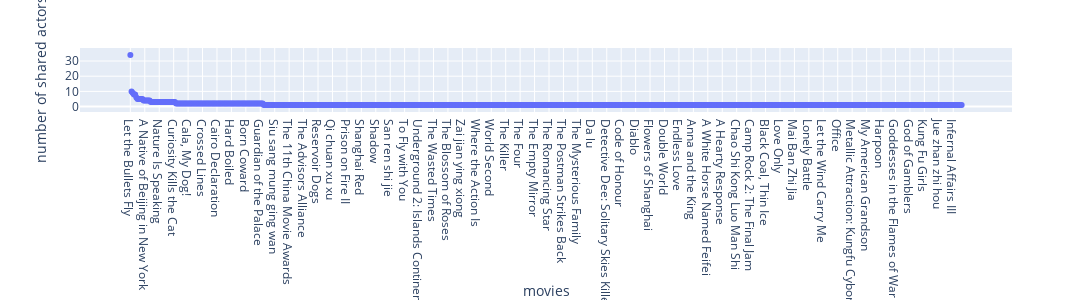

Source (notebook cell):
### Code cell
fig = px.scatter(data_frame = df, 
                 x = 'movies',
                 y = 'number of shared actors', 
                 width = 1500,
                 height = 300)
fig.show()

### Figure 1 — Plotly figure (JSON) as saved in the notebook; plotly's stock layout.template omitted (floating-point values rounded to 4 significant figures; data arrays with more than 128 entries replaced by an {"elided": "..."} marker saying what was removed)
{"data": [{"hovertemplate": "movies=%{x}<br>number of shared actors=%{y}<extra></extra>", "legendgroup": "", "marker": {"color": "#636efa", "symbol": "circle"}, "mode": "markers", "name": "", "orientation": "v", "showlegend": false, "type": "scatter", "x": {"elided": "692 str values"}, "xaxis": "x", "y": {"elided": "692 int values"}, "yaxis": "y"}], "layout": {"height": 300, "legend": {"tracegroupgap": 0}, "margin": {"t": 60}, "width": 1500, "xaxis": {"anchor": "y", "domain": [0, 1], "title": {"text": "movies"}}, "yaxis": {"anchor": "x", "domain": [0, 1], "title": {"text": "number of shared actors"}}}}
